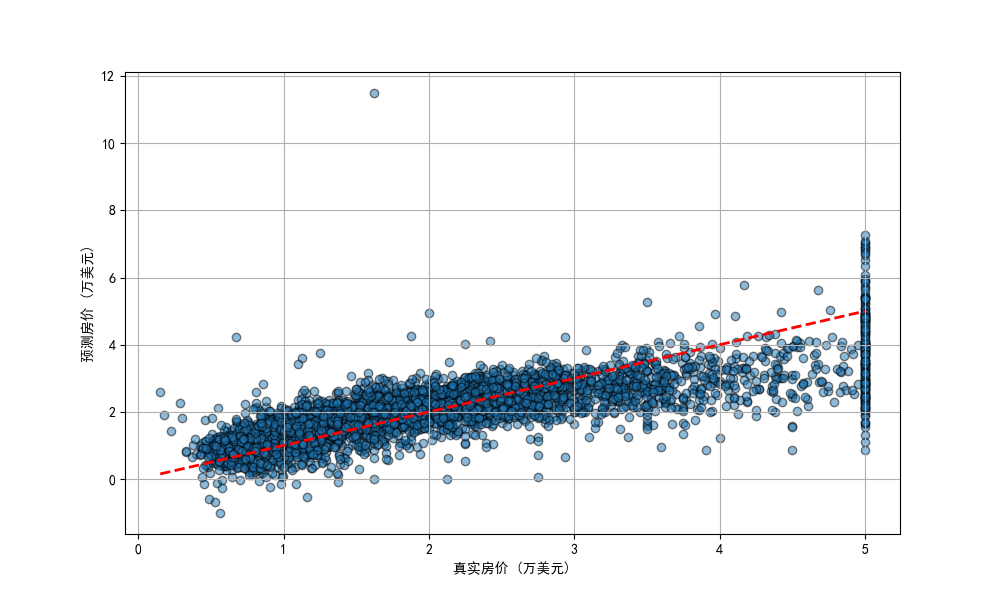

Generate this figure with Python:
# 导入必要的库
import numpy as np
import matplotlib.pyplot as plt
from sklearn.datasets import fetch_california_housing
from sklearn.model_selection import train_test_split
from sklearn.linear_model import LinearRegression
from sklearn.metrics import mean_squared_error, r2_score

# 加载数据集
california = fetch_california_housing()
X = california.data
y = california.target 

# 查看数据形状
print("特征形状:", X.shape)
print("目标值形状:", y.shape) 

# 拆分数据集
X_train, X_test, y_train, y_test = train_test_split(X, y, test_size=0.2, random_state=42)

# 创建并训练线性回归模型
model = LinearRegression()
model.fit(X_train, y_train)

# 在测试集上进行预测
y_pred = model.predict(X_test)

# 计算评估指标
mse = mean_squared_error(y_test, y_pred)
r2 = r2_score(y_test, y_pred)
print(f"\n均方误差(MSE): {mse:.4f}")
print(f"决定系数(R²): {r2:.4f}")

# 绘制预测值与真实值的散点图
plt.rcParams['font.sans-serif'] = ['SimHei']
plt.figure(figsize=(10, 6))
plt.scatter(y_test, y_pred, alpha=0.5, edgecolors='k')
plt.plot([y.min(), y.max()], [y.min(), y.max()], 'r--', lw=2) 

plt.xlabel('真实房价 (万美元)')
plt.ylabel('预测房价 (万美元)')
plt.grid(True)
plt.show()
